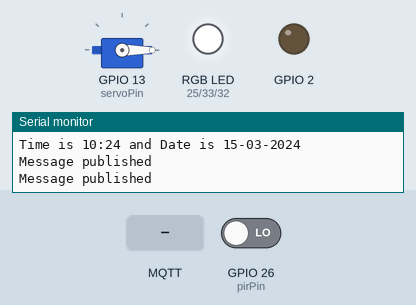
A sketch run on a simulated ESP32. On the bench: servo, an RGB LED mixed from three pins (HIGH = lit), output pins drawn as LEDs (lit = HIGH), the last lines printed to the serial monitor. The inputs (shaded band) are chosen by the test bench; at power-on: GPIO 26 (pirPin) LOW. WiFi joins after 1.5 s; servers stay silent unless stated; the local clock reads 2024-03-15 10:24:30 at power-on unless the sketch sets it; no MQTT or app messages arrive unless stated.

Above: at 2.7 s.
2.8 s: MQTT message "1" arrives on the first subscribed topic
At 4.0 s:
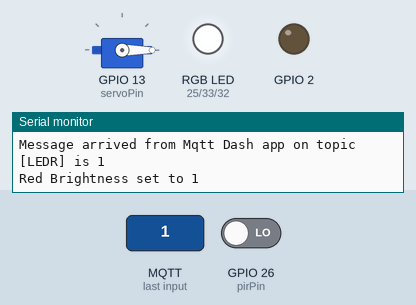
4.3 s: MQTT message "1" arrives on the second subscribed topic
At 5.1 s:
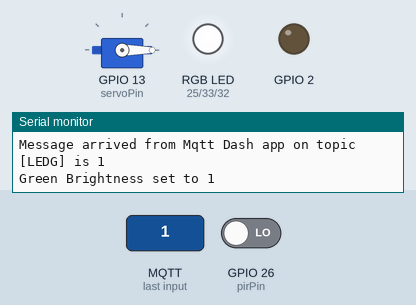
5.8 s: MQTT message "1" arrives on the third subscribed topic
At 7.3 s:
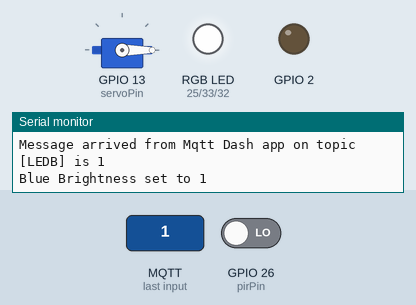
Timing chart, 0 to 8.8 s (numbered marks = the images above; inputs shaded):
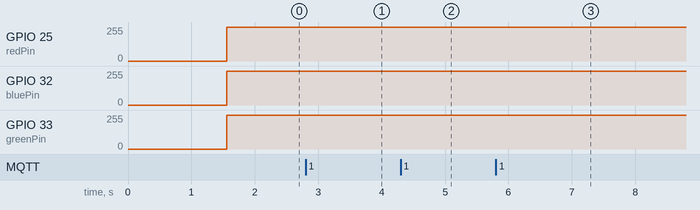

The sketch:

AutomationAndSecuirty.ino
```cpp
/*
   This program can read time through RTC DS1307, rfid card and pir motion sensor and send its status
   to Arduino Controller (for local control)and Mqqt Dash (for remote Control).
   User can control brightness of 3 leds (here RGB),
   inbuilt led and angle of servo remotely and locally from respective application.

   Make sure to install all libraries before proceeding
   RFID Library Name: MFRC522 by GitHub Community, Availale in Library Manger (Ctrl+shift+I)
   RTC Library : RTCLib by Adafruit, Availale in Library Manger (Ctrl+shift+I)
   Mqtt Library : PubSubClient by Nick O'Leary, Availale in Library Manger (Ctrl+shift+I)
   Esp32 Servo: https://github.com/madhephaestus/ESP32Servo or available in the servo folder.

   Download following app for test functioning
   For local control Arduino Controller : https://play.google.com/store/apps/details?id=com.CIStudio.ArduinoController
   For remote control Mqtt Dash: https://play.google.com/store/apps/details?id=net.routix.mqttdash

   Upload RTC Set time code before this to set RTC Time or whenever the time is wrong.
   Update the code with your unique RFID Card ID using RFID Code.
   Update the code with your MQTT Broker details to avoid interfacing of other users to control your system.

   RFID Connection
   RFID    ESP32
   SDA     5 (Any digital pin and change code accordingly)
   SCK     18
   MOSI    23
   MISO    19
   IRQ     Not connected
   GND     GND
   RST     17/TX2 (Any digital pin and change code accordingly)
   3.3V    3.3V

   RTC Connection
   RTC    ESP32
   VCC    Vin
   GND    GND
   SCL    22
   SDA    21

   RGB Connection
   RGB Led    Esp32
   RED        32 (Any digital pin and change code accordingly)
   Green      33 (Any digital pin and change code accordingly)
   Blue       25 (Any digital pin and change code accordingly)
   Anode/VCC  3.3V

   Inbuilt Led on Pin 2

   PIR Connection
   PIR    ESP32
   VCC    Vin
   GND    GND
   DOUT   26 (Any digital pin and change code accordingly)

   Servo Connection
   Serovo   ESP32
   BROWN    GND
   RED      Vin
   Yellow   13 (Any digital pin and change code accordingly)
*/
// All Includes
#include <WiFi.h>
#include <PubSubClient.h>
#include <SPI.h>
#include <MFRC522.h>
#include <ESP32Servo.h>
#include <Wire.h>
#include <RTClib.h>

// Your wifi SSID and Password
const char* ssid = "M 57"; //update
const char* password = "8376918157"; //update

// Gateway and IP must has same masking for first 3 places.
IPAddress ip(192, 168, 0, 200);           //Set IP  //update
IPAddress gateway(192, 168, 0, 1);        //Set Gateway // update
IPAddress subnet(255, 255, 255, 0);       //Set Subnet

// MQTT Broker Credentials flespi.io
const char mqttServer[] = "mqtt.flespi.io";
const char mqttUserName[] = "wYSb7M5ap343vrobJBOTD8F7oPHGzAeToWUjyOhNHbE0sQ10iDJLCcGQSdmhBq0N"; //
const char mqttPass[] = "";
const char clientID[] = "9899845428"; // Use your number or anything unique. Must be unique in the world.

//Rfid card id
String rfidCardId = "147154142460"; //replace with your card id
// Topics to subscibe
const char ledR[] = "LEDR";
const char ledB[] = "LEDB";
const char ledG[] = "LEDG";
const char led2[] = "LED2";
const char servo[] = "Servo";

// Topic to publish to and Id to link read button in app.
String id1 = "rfid";
String id2 = "motionSensor";

// Message to publish and write on app
String rfidTag = "False";
String pirFlag = "False";

// Pin define
#define RST_PIN  17
#define SS_PIN   5
int servoPin = 13;
int pirPin = 26;
const int R = 3, G = 4, B = 5; //PWM chanles
int redPin = 25, greenPin = 33, bluePin = 32;

// All instances
MFRC522 mfrc522(SS_PIN, RST_PIN);
WiFiServer server(80);
WiFiClient client;
PubSubClient mqttClient(client);
Servo myservo;
RTC_DS1307 rtc;

bool rtcFlag = true;
String currentDate, currentTime;// Varible holding time and date in format of buffer mentioned in rtcLoop().
bool change = true; // Varible is true when any change in pir or rfid flags.

void mqttSub() {
  mqttClient.subscribe(ledR);
  mqttClient.subscribe(ledG);
  mqttClient.subscribe(ledB);
  mqttClient.subscribe(led2);
  mqttClient.subscribe(servo);
}
void commandHandleMqtt(String t, String m) {
  Serial.print("Time is ");
  Serial.print(currentTime);
  Serial.print(" and Date is ");
  Serial.println(currentDate);
  Serial.print("Message arrived from Mqtt Dash app on topic [");
  Serial.print(t);
  Serial.print("] is ");
  int v = m.toInt();
  Serial.println(v);
  if (t == String(ledR)) {
    Serial.print("Red Brightness set to ");
    Serial.println(v);
    ledcWrite(R, 255 - v);
  }
  else if (t == String(ledG)) {
    Serial.print("Green Brightness set to ");
    Serial.println(v);
    ledcWrite(G, 255 - v);
  }
  else if (t == String(ledB)) {
    Serial.print("Blue Brightness set to ");
    Serial.println(v);
    ledcWrite(B, 255 - v);
  }
  else if (t == String(servo)) {
    Serial.print("Servo angle set to ");
    Serial.println(v);
    myservo.write(v);
  }
  else if (t == String(led2)) {
    Serial.print("Pin is 2");
    Serial.print("command is ");
    Serial.println(v);
    digitalWrite(2, v);
  }
  else {
    Serial.println("Command not recognized");
  }
}

void wifiServer() {
  // Check for any command from Arduino Controller app
  String s = appHandler();
  if (s != "") {
    // Manipulate the string according to your needs
    Serial.print("Time is ");
    Serial.print(currentTime);
    Serial.print(" and Date is ");
    Serial.println(currentDate);
    Serial.print("Message arrived from Ardino Controller app is ");
    Serial.println(s);

    String pin, command;
    if (s.indexOf("IN") >= 0) {
      pin = s.substring(3, 4);
      command = s.substring(4);
      int p = pin.toInt();
      Serial.print("Pin is ");
      Serial.print(p);
      Serial.print(" command is ");
      Serial.println(command);
      if (command.indexOf("ON") != -1) {
        digitalWrite(p, HIGH);
      }
      else {
        digitalWrite(p, LOW);
      }
    }
    else if (s.indexOf("red") >= 0) {
      int i = s.substring(3).toInt();
      Serial.print("Red Brightness set to ");
      Serial.println(i);
      ledcWrite(R, 255 - i);
    }
    else if (s.indexOf("blue") >= 0) {
      int i = s.substring(4).toInt();
      Serial.print("Blue Brightness set to ");
      Serial.println(i);
      ledcWrite(B, 255 - i);
    }
    else if (s.indexOf("green") >= 0) {
      int i = s.substring(5).toInt();
      Serial.print("Green Brightness set to ");
      Serial.println(i);
      ledcWrite(G, 255 - i);
    }
    else if (s.indexOf("servo") >= 0) {
      int i = s.substring(5).toInt();
      Serial.print("Servo angle set to ");
      Serial.println(i);
      myservo.write(i); // Set initial angle to zero.
    }
    else if (s.indexOf("rgboff") >= 0) {
      Serial.println("RGB OFF");
      ledcWrite(R, 255);
      ledcWrite(G, 255);
      ledcWrite(B, 255);
    }
    else Serial.println("Command not recognised");
  }
}
String servoTime = "18:00";
void setup()
{
  // Serial begin
  Serial.begin(115200);
  Serial.println("Setup Started");
  //Wifi Setup
  wifiSetup();
  //Server begin
  server.begin();
  // rfid setup and initiate
  rfidSetup();
  //PWM Setup
  pwmSetup(); //For RGB led brightness control
  // Setup Servo
  servoSetup();
  //RTC Setup
  if (! rtc.begin()) {
    Serial.println("Couldn't find RTC");
    rtcFlag = false;
    delay(5000);
  }
  //mqtt setup
  mqttClient.setServer(mqttServer, 1883);
  mqttClient.setCallback(callback_fun);
  //pir setup
  pinMode(pirPin, INPUT);
  //Inbuilt Led Setup
  pinMode(2, OUTPUT);
  Serial.println("Setup done");
}
void loop()
{
  wifiServer(); //Handles Wifi local server
  mqttLoop(); // Handles Mqtt Connection to Broker
  rfidLoop(); //rfid loop
  pirLoop(); //pir loop
  rtcLoop(); // RTC loop
  {
    if (change && mqttClient.connected()) {
      change = false;
      Serial.print("Time is ");
      Serial.print(currentTime);
      Serial.print(" and Date is ");
      Serial.println(currentDate);
      mqttPublish(id1, String(rfidTag)); //topic and message
      mqttPublish(id2, String(pirFlag)); //topic and message}
    }
  }
}

void appData(WiFiClient cl) {
  //To write to Arduino Controller application
  cl.println("<br/><a id=" + id1 + ">" + String(rfidTag) + "</a>");
  cl.println("<br/><a id=" + id2 + ">" + String(pirFlag) + "</a>");
}
void rtcLoop() {
  if (rtcFlag) {
    DateTime now = rtc.now();
    char time1[] = "hh:mm";
    char date1[] = "DD-MM-YYYY";
    currentDate = now.toString(date1);
    currentTime = now.toString(time1);
  }
}
long timePir = millis();
const int pirDelay = 5000;
String pirFlagP;
void pirLoop() {
  if ( pirFlag == "False" || (millis() - timePir) > pirDelay) {
    if (digitalRead(pirPin)) {
      Serial.println("Motion Detected");
      pirFlag = "True";
      timePir = millis();
    }
    else {
      pirFlag = "False";
    }
    if (pirFlag != pirFlagP) {
      pirFlagP = pirFlag;
      change = true;
    }
  }
}
String sP = "";
void rfidLoop() {
  String s = rfid(); //check for card if available return unique key else none.
  if (s != sP) {
    change = true;
    sP = s;
    Serial.print("Card detected with id ");
    Serial.println(s);
    if (s == rfidCardId ) {
      rfidTag = "True";
    }
    else {
      rfidTag = "False";
    }
  }
}
// Servo function
void servoSetup() {
  ESP32PWM::allocateTimer(0); // Dont use pwm channel 0,1,8,9 elsewhere
  myservo.setPeriodHertz(50);// Standard 50hz servo
  Serial.print("Servo attached to channel ");
  Serial.println(myservo.attach(servoPin));
  myservo.write(0); // Set initial angle to zero.
}
// PWM function
void pwmSetup() {
  // 3 PWM channels with frequency 5000 and 8 bit
  //R=0, G=1, B=2
  ledcSetup(R, 5000, 8);
  ledcSetup(G, 5000, 8);
  ledcSetup(B, 5000, 8);
  ledcAttachPin(redPin, R);
  ledcAttachPin(greenPin, G);
  ledcAttachPin(bluePin, B);
  //Set initial brightness to zero
  ledcWrite(R, 255);
  ledcWrite(G, 255);
  ledcWrite(B, 255);
}
// Wifi Function
void wifiSetup() {
  WiFi.mode(WIFI_STA);
  WiFi.begin(ssid, password);
  //WiFi.config(ip, gateway, subnet); //update
  Serial.print("Connecting");
  int tries = 0;
  while (WiFi.status() != WL_CONNECTED) {
    Serial.print(".");
    delay(500);
    tries = tries + 1;
    if (tries > 20) {
      Serial.println("Failed to connect.");
      break;
    }
  }
  if (WiFi.status() == WL_CONNECTED) {
    Serial.println("Connected");
    Serial.println("IP Address : ");
    Serial.println(WiFi.localIP());
  }
}
//Wifi Server Function
String appHandler() {
  String s;
  WiFiClient client = server.available();  // try to get client
  if (client) {  // got client?
    boolean currentLineIsBlank = true;
    String request;
    while (client.connected()) {
      if (client.available()) {   // client data available to read
        char c = client.read(); // read 1 byte (character) from client
        request += c;  // save the HTTP request 1 char at a time
        // last line of client request is blank and ends with \n
        // respond to client only after last line received
        if (c == '\n' && currentLineIsBlank) {
          // Send a standard http response header
          client.println("HTTP/1.1 200 OK");
          client.println("Content-Type: text/html");
          client.println("Connection: close");
          client.println();
          // Send web page
          client.println("<!DOCTYPE html>");
          client.println("<html>");
          client.println("<head>");
          client.println("</head>");
          client.println("<body>");
          appData(client);
          client.println("</body>");
          client.println("</html>");
          s = request.substring(request.indexOf("GET") + 6, request.indexOf("HTTP/"));
          break;
        }
        // every line of text received from the client ends with \r\n
        if (c == '\n') {
          // last character on line of received text
          // starting new line with next character read
          currentLineIsBlank = true;
        }
        else if (c != '\r') {
          // a text character was received from client
          currentLineIsBlank = false;
        }
      }
    }
    delay(10);      // give the web browser time to receive the data
    client.stop(); // close the connection
  }
  return s;
}
// Mqtt Function
long mqttRetry = 5000;
void mqttLoop() {
  if (!mqttClient.connected() && ((millis() - mqttRetry) > 5000))
  {
    Serial.print("Attempting MQTT connection...");
    if (mqttClient.connect(clientID, mqttUserName, mqttPass)) {
      mqttSub();
      Serial.println("connected and subscribed");
    }
    else {
      Serial.print("failed to connect to mqttServer, ");
      Serial.println(" will try again in 5 seconds");
      mqttRetry = millis();
    }
  }
  mqttClient.loop();
}

void mqttPublish(String t, String m) {
  if (mqttClient.publish( t.c_str(), m.c_str())) Serial.println("Message published");
}

void callback_fun(char* topic, byte* payload, unsigned int length) {
  String t = String(topic);
  String m = "";
  for (int i = 0; i < length; i++) {
    m = m + (char)payload[i];
  }
  commandHandleMqtt(t, m);
}

// rfid function
void rfidSetup() {
  SPI.begin();
  mfrc522.PCD_Init();
  delay(4);
}
String rfid() {
  String s[2] = {"", ""};
  int loopRfid = 2;
  while (loopRfid > 0) {
    if ( mfrc522.PICC_IsNewCardPresent()) {
      if ( mfrc522.PICC_ReadCardSerial()) {
        for (int i = 0; i < 5; i++) {
          s[loopRfid - 1] = s[loopRfid - 1] + mfrc522.uid.uidByte[i];
        }
      }
    }
    else s[loopRfid - 1] = "None";
    loopRfid--;
  }
  if (s[0] != s[1]) {
    if (s[0] == "None") {
      return s[1];
    }
    else return s[0];
  }
  else return s[0];
}
```

Measured:
- after the input at 2.8 s, GPIO 25 (redPin): 255/255 → 253/255 after 0.05 s
- after the input at 4.3 s, GPIO 33 (greenPin): 255/255 → 253/255 after 0.05 s
- after the input at 5.8 s, GPIO 32 (bluePin): 255/255 → 253/255 at once
